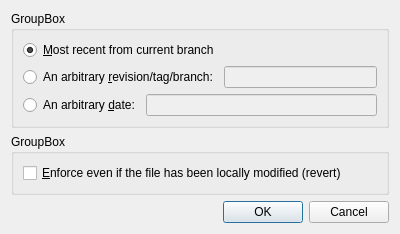
<ui version="4.0" >
 <class>UpdateOptionsDlgBase</class>
 <widget class="QDialog" name="UpdateOptionsDlgBase" >
  <property name="geometry" >
   <rect>
    <x>0</x>
    <y>0</y>
    <width>400</width>
    <height>211</height>
   </rect>
  </property>
  <property name="windowTitle" >
   <string>Update/Revert to Release/Branch/Date</string>
  </property>
  <layout class="QVBoxLayout" >
   <item>
    <widget class="QGroupBox" name="groupBox" >
     <property name="title" >
      <string>GroupBox</string>
     </property>
     <layout class="QVBoxLayout" >
      <item>
       <widget class="QRadioButton" name="headRadio" >
        <property name="text" >
         <string>&amp;Most recent from current branch</string>
        </property>
        <property name="checked" >
         <bool>true</bool>
        </property>
       </widget>
      </item>
      <item>
       <layout class="QHBoxLayout" >
        <item>
         <widget class="QRadioButton" name="revisionRadio" >
          <property name="text" >
           <string>An arbitrary &amp;revision/tag/branch:</string>
          </property>
          <property name="checked" >
           <bool>false</bool>
          </property>
         </widget>
        </item>
        <item>
         <widget class="KLineEdit" name="revisionEdit" >
          <property name="enabled" >
           <bool>false</bool>
          </property>
          <property name="toolTip" >
           <string>Type your release name here (leave empty for HEAD)</string>
          </property>
          <property name="whatsThis" >
           <string>Fill the field with the release or branch name (e.g. &lt;i>make_it_cool, kdevelop_alpha5, ...&lt;/i>)</string>
          </property>
         </widget>
        </item>
       </layout>
      </item>
      <item>
       <layout class="QHBoxLayout" >
        <item>
         <widget class="QRadioButton" name="dateRadio" >
          <property name="text" >
           <string>An arbitrary &amp;date:</string>
          </property>
         </widget>
        </item>
        <item>
         <widget class="KLineEdit" name="dateEdit" >
          <property name="enabled" >
           <bool>false</bool>
          </property>
          <property name="whatsThis" >
           <string>FIll the field with a date (e.g. &lt;i>20030204&lt;/i>)</string>
          </property>
         </widget>
        </item>
       </layout>
      </item>
     </layout>
    </widget>
   </item>
   <item>
    <widget class="QGroupBox" name="groupBox_2" >
     <property name="title" >
      <string>GroupBox</string>
     </property>
     <layout class="QVBoxLayout" >
      <item>
       <widget class="QCheckBox" name="revertCheck" >
        <property name="text" >
         <string>&amp;Enforce even if the file has been locally modified (revert)</string>
        </property>
       </widget>
      </item>
     </layout>
    </widget>
   </item>
   <item>
    <widget class="QDialogButtonBox" name="buttonBox" >
     <property name="orientation" >
      <enum>Qt::Horizontal</enum>
     </property>
     <property name="standardButtons" >
      <set>QDialogButtonBox::Cancel|QDialogButtonBox::Ok</set>
     </property>
    </widget>
   </item>
  </layout>
 </widget>
 <customwidgets>
  <customwidget>
   <class>KLineEdit</class>
   <extends>QLineEdit</extends>
   <header>klineedit.h</header>
  </customwidget>
 </customwidgets>
 <resources/>
 <connections>
  <connection>
   <sender>buttonBox</sender>
   <signal>accepted()</signal>
   <receiver>UpdateOptionsDlgBase</receiver>
   <slot>accept()</slot>
   <hints>
    <hint type="sourcelabel" >
     <x>257</x>
     <y>201</y>
    </hint>
    <hint type="destinationlabel" >
     <x>157</x>
     <y>274</y>
    </hint>
   </hints>
  </connection>
  <connection>
   <sender>buttonBox</sender>
   <signal>rejected()</signal>
   <receiver>UpdateOptionsDlgBase</receiver>
   <slot>reject()</slot>
   <hints>
    <hint type="sourcelabel" >
     <x>325</x>
     <y>201</y>
    </hint>
    <hint type="destinationlabel" >
     <x>286</x>
     <y>274</y>
    </hint>
   </hints>
  </connection>
  <connection>
   <sender>revisionRadio</sender>
   <signal>toggled(bool)</signal>
   <receiver>revisionEdit</receiver>
   <slot>setEnabled(bool)</slot>
   <hints>
    <hint type="sourcelabel" >
     <x>138</x>
     <y>66</y>
    </hint>
    <hint type="destinationlabel" >
     <x>196</x>
     <y>65</y>
    </hint>
   </hints>
  </connection>
  <connection>
   <sender>dateRadio</sender>
   <signal>toggled(bool)</signal>
   <receiver>dateEdit</receiver>
   <slot>setEnabled(bool)</slot>
   <hints>
    <hint type="sourcelabel" >
     <x>83</x>
     <y>92</y>
    </hint>
    <hint type="destinationlabel" >
     <x>133</x>
     <y>91</y>
    </hint>
   </hints>
  </connection>
 </connections>
</ui>
